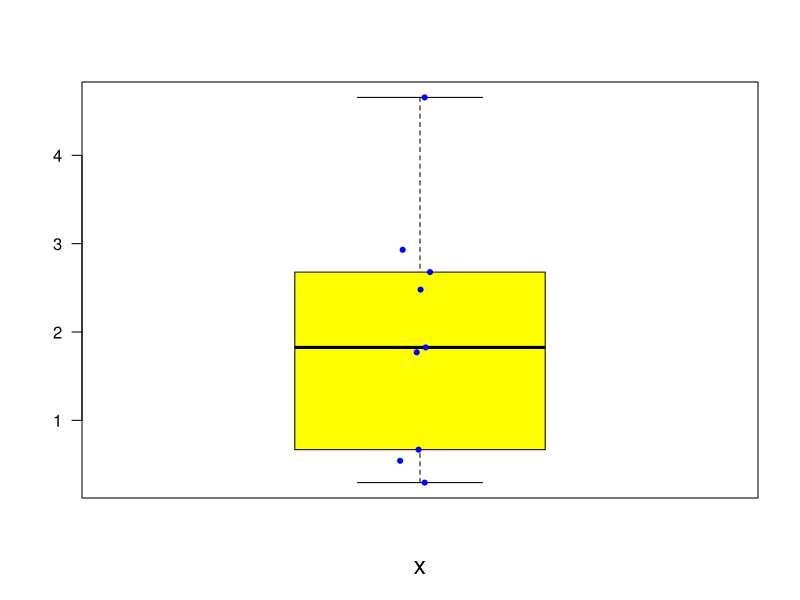

The R source for this figure:
# print('file: DIboxtransp.R')
# print(date())
# print('2 = transparent box plot (8/2028)')
x = c(2.480, 0.668, 0.542, 1.770, 2.678, 2.931, 0.295, 4.656, 1.825)
# png('Data1Box220828.png',width=16,height=16,units='cm',res=300)
boxplot(x,col='yellow',las=1,xlab='x',cex.lab=1.5) 
L = length(x)
set.seed(1953) # set seed for random number generators
jitter = runif(L,1-0.05,1+0.05)
points(jitter,x,col='blue',lwd=3,cex=0.4)
# dev.off()
